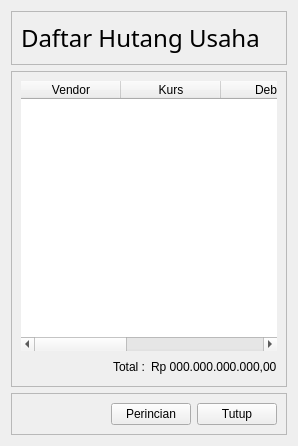
             <widget class="QWidget" name="st_Pembelian_HutangUsaha">
              <layout class="QVBoxLayout" name="verticalLayout_18">
               <item>
                <widget class="QFrame" name="fr_Pembelian_HutangUsaha_Title">
                 <property name="sizePolicy">
                  <sizepolicy hsizetype="Preferred" vsizetype="Maximum">
                   <horstretch>0</horstretch>
                   <verstretch>0</verstretch>
                  </sizepolicy>
                 </property>
                 <property name="minimumSize">
                  <size>
                   <width>0</width>
                   <height>45</height>
                  </size>
                 </property>
                 <property name="frameShape">
                  <enum>QFrame::StyledPanel</enum>
                 </property>
                 <property name="frameShadow">
                  <enum>QFrame::Raised</enum>
                 </property>
                 <layout class="QGridLayout" name="gl_Penjualan_Piutang_title_2">
                  <item row="0" column="0">
                   <widget class="QLabel" name="lb_Pembelian_HutangUsaha_Title">
                    <property name="sizePolicy">
                     <sizepolicy hsizetype="Preferred" vsizetype="Maximum">
                      <horstretch>0</horstretch>
                      <verstretch>0</verstretch>
                     </sizepolicy>
                    </property>
                    <property name="font">
                     <font>
                      <family>Segoe UI Semilight</family>
                      <pointsize>18</pointsize>
                     </font>
                    </property>
                    <property name="text">
                     <string>Daftar Hutang Usaha</string>
                    </property>
                    <property name="alignment">
                     <set>Qt::AlignLeading|Qt::AlignLeft|Qt::AlignVCenter</set>
                    </property>
                   </widget>
                  </item>
                 </layout>
                </widget>
               </item>
               <item>
                <widget class="QFrame" name="fr_Pembelian_HutangUsaha_Tabel">
                 <property name="sizePolicy">
                  <sizepolicy hsizetype="Preferred" vsizetype="MinimumExpanding">
                   <horstretch>0</horstretch>
                   <verstretch>0</verstretch>
                  </sizepolicy>
                 </property>
                 <property name="frameShape">
                  <enum>QFrame::StyledPanel</enum>
                 </property>
                 <property name="frameShadow">
                  <enum>QFrame::Raised</enum>
                 </property>
                 <layout class="QGridLayout" name="gl_Penjualan_Piutang_tabel_2">
                  <item row="2" column="1">
                   <widget class="QLabel" name="lb_Pembelian_HutangUsaha_Total">
                    <property name="text">
                     <string>Total :</string>
                    </property>
                   </widget>
                  </item>
                  <item row="2" column="2">
                   <widget class="QLabel" name="lb_Pembelian_HutangUsaha_TotalNilai">
                    <property name="text">
                     <string>Rp 000.000.000.000,00</string>
                    </property>
                   </widget>
                  </item>
                  <item row="2" column="0">
                   <spacer name="hs_Pembelian_HutangUsaha_Atas">
                    <property name="orientation">
                     <enum>Qt::Horizontal</enum>
                    </property>
                    <property name="sizeHint" stdset="0">
                     <size>
                      <width>40</width>
                      <height>20</height>
                     </size>
                    </property>
                   </spacer>
                  </item>
                  <item row="1" column="0" colspan="3">
                   <widget class="QTableWidget" name="tbl_Pembelian_HutangUsaha">
                    <property name="sizePolicy">
                     <sizepolicy hsizetype="Maximum" vsizetype="MinimumExpanding">
                      <horstretch>0</horstretch>
                      <verstretch>0</verstretch>
                     </sizepolicy>
                    </property>
                    <property name="minimumSize">
                     <size>
                      <width>0</width>
                      <height>270</height>
                     </size>
                    </property>
                    <property name="maximumSize">
                     <size>
                      <width>1366</width>
                      <height>16777215</height>
                     </size>
                    </property>
                    <property name="frameShape">
                     <enum>QFrame::NoFrame</enum>
                    </property>
                    <property name="editTriggers">
                     <set>QAbstractItemView::NoEditTriggers</set>
                    </property>
                    <property name="showGrid">
                     <bool>false</bool>
                    </property>
                    <property name="wordWrap">
                     <bool>true</bool>
                    </property>
                    <property name="cornerButtonEnabled">
                     <bool>true</bool>
                    </property>
                    <property name="rowCount">
                     <number>0</number>
                    </property>
                    <property name="columnCount">
                     <number>5</number>
                    </property>
                    <column>
                     <property name="text">
                      <string>Vendor</string>
                     </property>
                    </column>
                    <column>
                     <property name="text">
                      <string>Kurs</string>
                     </property>
                    </column>
                    <column>
                     <property name="text">
                      <string>Debet</string>
                     </property>
                    </column>
                    <column>
                     <property name="text">
                      <string>Hutang Terbayar</string>
                     </property>
                    </column>
                    <column>
                     <property name="text">
                      <string>Saldo Hutang</string>
                     </property>
                    </column>
                   </widget>
                  </item>
                 </layout>
                </widget>
               </item>
               <item>
                <widget class="QFrame" name="fr_Pembelian_HutangUsaha_Tombol">
                 <property name="sizePolicy">
                  <sizepolicy hsizetype="Preferred" vsizetype="Maximum">
                   <horstretch>0</horstretch>
                   <verstretch>0</verstretch>
                  </sizepolicy>
                 </property>
                 <property name="frameShape">
                  <enum>QFrame::StyledPanel</enum>
                 </property>
                 <property name="frameShadow">
                  <enum>QFrame::Raised</enum>
                 </property>
                 <layout class="QHBoxLayout" name="hl_Penjualan_Piutang_tombol_2">
                  <item>
                   <spacer name="hs_Pembelian_HutangUsaha_Bawah">
                    <property name="orientation">
                     <enum>Qt::Horizontal</enum>
                    </property>
                    <property name="sizeHint" stdset="0">
                     <size>
                      <width>40</width>
                      <height>20</height>
                     </size>
                    </property>
                   </spacer>
                  </item>
                  <item>
                   <widget class="QPushButton" name="tb_Pembelian_HutangUsaha_Perincian">
                    <property name="text">
                     <string>Perincian</string>
                    </property>
                   </widget>
                  </item>
                  <item>
                   <widget class="QPushButton" name="tb_Pembelian_HutangUsaha_Tutup">
                    <property name="text">
                     <string>Tutup</string>
                    </property>
                   </widget>
                  </item>
                 </layout>
                </widget>
               </item>
              </layout>
             </widget>
